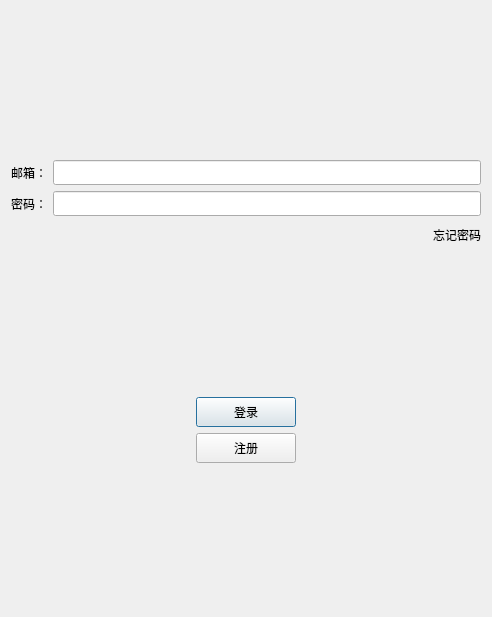
<?xml version="1.0" encoding="UTF-8"?>
<ui version="4.0">
 <class>LoginDialog</class>
 <widget class="QDialog" name="LoginDialog">
  <property name="geometry">
   <rect>
    <x>0</x>
    <y>0</y>
    <width>492</width>
    <height>617</height>
   </rect>
  </property>
  <property name="windowTitle">
   <string>Dialog</string>
  </property>
  <layout class="QVBoxLayout" name="verticalLayout_2">
   <item>
    <layout class="QVBoxLayout" name="verticalLayout">
     <item>
      <widget class="QWidget" name="widget" native="true">
       <layout class="QGridLayout" name="gridLayout">
        <item row="2" column="0">
         <widget class="QLabel" name="head_label">
          <property name="text">
           <string/>
          </property>
          <property name="pixmap">
           <pixmap resource="rc.qrc">:/res/ice.png</pixmap>
          </property>
          <property name="alignment">
           <set>Qt::AlignmentFlag::AlignCenter</set>
          </property>
         </widget>
        </item>
        <item row="0" column="0">
         <spacer name="verticalSpacer_2">
          <property name="orientation">
           <enum>Qt::Orientation::Vertical</enum>
          </property>
          <property name="sizeType">
           <enum>QSizePolicy::Policy::Fixed</enum>
          </property>
          <property name="sizeHint" stdset="0">
           <size>
            <width>20</width>
            <height>40</height>
           </size>
          </property>
         </spacer>
        </item>
        <item row="3" column="0">
         <spacer name="verticalSpacer">
          <property name="orientation">
           <enum>Qt::Orientation::Vertical</enum>
          </property>
          <property name="sizeHint" stdset="0">
           <size>
            <width>20</width>
            <height>40</height>
           </size>
          </property>
         </spacer>
        </item>
        <item row="1" column="0">
         <widget class="QLabel" name="errTip">
          <property name="minimumSize">
           <size>
            <width>0</width>
            <height>20</height>
           </size>
          </property>
          <property name="maximumSize">
           <size>
            <width>16777215</width>
            <height>20</height>
           </size>
          </property>
          <property name="text">
           <string/>
          </property>
          <property name="alignment">
           <set>Qt::AlignmentFlag::AlignCenter</set>
          </property>
         </widget>
        </item>
       </layout>
      </widget>
     </item>
     <item>
      <layout class="QHBoxLayout" name="horizontalLayout">
       <item>
        <widget class="QLabel" name="emailLabel">
         <property name="minimumSize">
          <size>
           <width>0</width>
           <height>25</height>
          </size>
         </property>
         <property name="maximumSize">
          <size>
           <width>16777215</width>
           <height>25</height>
          </size>
         </property>
         <property name="text">
          <string>邮箱：</string>
         </property>
        </widget>
       </item>
       <item>
        <widget class="QLineEdit" name="emailEdit">
         <property name="minimumSize">
          <size>
           <width>0</width>
           <height>25</height>
          </size>
         </property>
         <property name="maximumSize">
          <size>
           <width>16777215</width>
           <height>25</height>
          </size>
         </property>
        </widget>
       </item>
      </layout>
     </item>
     <item>
      <layout class="QHBoxLayout" name="horizontalLayout_2">
       <item>
        <widget class="QLabel" name="pwdLable">
         <property name="minimumSize">
          <size>
           <width>0</width>
           <height>25</height>
          </size>
         </property>
         <property name="maximumSize">
          <size>
           <width>16777215</width>
           <height>25</height>
          </size>
         </property>
         <property name="text">
          <string>密码：</string>
         </property>
        </widget>
       </item>
       <item>
        <widget class="QLineEdit" name="pwdEdit">
         <property name="minimumSize">
          <size>
           <width>0</width>
           <height>25</height>
          </size>
         </property>
         <property name="maximumSize">
          <size>
           <width>16777215</width>
           <height>25</height>
          </size>
         </property>
        </widget>
       </item>
      </layout>
     </item>
     <item>
      <layout class="QHBoxLayout" name="horizontalLayout_4">
       <item>
        <spacer name="horizontalSpacer">
         <property name="orientation">
          <enum>Qt::Orientation::Horizontal</enum>
         </property>
         <property name="sizeHint" stdset="0">
          <size>
           <width>40</width>
           <height>20</height>
          </size>
         </property>
        </spacer>
       </item>
       <item>
        <widget class="ClickedLabel" name="forgetLable">
         <property name="minimumSize">
          <size>
           <width>0</width>
           <height>25</height>
          </size>
         </property>
         <property name="maximumSize">
          <size>
           <width>16777215</width>
           <height>25</height>
          </size>
         </property>
         <property name="text">
          <string>忘记密码</string>
         </property>
        </widget>
       </item>
      </layout>
     </item>
     <item>
      <spacer name="verticalSpacer_4">
       <property name="orientation">
        <enum>Qt::Orientation::Vertical</enum>
       </property>
       <property name="sizeHint" stdset="0">
        <size>
         <width>20</width>
         <height>40</height>
        </size>
       </property>
      </spacer>
     </item>
     <item>
      <layout class="QHBoxLayout" name="horizontalLayout_5">
       <item>
        <spacer name="horizontalSpacer_4">
         <property name="orientation">
          <enum>Qt::Orientation::Horizontal</enum>
         </property>
         <property name="sizeHint" stdset="0">
          <size>
           <width>40</width>
           <height>20</height>
          </size>
         </property>
        </spacer>
       </item>
       <item>
        <widget class="QPushButton" name="loginBtn">
         <property name="minimumSize">
          <size>
           <width>100</width>
           <height>30</height>
          </size>
         </property>
         <property name="maximumSize">
          <size>
           <width>100</width>
           <height>30</height>
          </size>
         </property>
         <property name="text">
          <string>登录</string>
         </property>
        </widget>
       </item>
       <item>
        <spacer name="horizontalSpacer_5">
         <property name="orientation">
          <enum>Qt::Orientation::Horizontal</enum>
         </property>
         <property name="sizeHint" stdset="0">
          <size>
           <width>40</width>
           <height>20</height>
          </size>
         </property>
        </spacer>
       </item>
      </layout>
     </item>
     <item>
      <layout class="QHBoxLayout" name="horizontalLayout_6">
       <item>
        <spacer name="horizontalSpacer_3">
         <property name="orientation">
          <enum>Qt::Orientation::Horizontal</enum>
         </property>
         <property name="sizeHint" stdset="0">
          <size>
           <width>40</width>
           <height>20</height>
          </size>
         </property>
        </spacer>
       </item>
       <item>
        <widget class="QPushButton" name="registerBtn">
         <property name="minimumSize">
          <size>
           <width>100</width>
           <height>30</height>
          </size>
         </property>
         <property name="maximumSize">
          <size>
           <width>100</width>
           <height>30</height>
          </size>
         </property>
         <property name="text">
          <string>注册</string>
         </property>
        </widget>
       </item>
       <item>
        <spacer name="horizontalSpacer_2">
         <property name="orientation">
          <enum>Qt::Orientation::Horizontal</enum>
         </property>
         <property name="sizeHint" stdset="0">
          <size>
           <width>40</width>
           <height>20</height>
          </size>
         </property>
        </spacer>
       </item>
      </layout>
     </item>
     <item>
      <spacer name="verticalSpacer_3">
       <property name="orientation">
        <enum>Qt::Orientation::Vertical</enum>
       </property>
       <property name="sizeHint" stdset="0">
        <size>
         <width>20</width>
         <height>40</height>
        </size>
       </property>
      </spacer>
     </item>
    </layout>
   </item>
  </layout>
 </widget>
 <customwidgets>
  <customwidget>
   <class>ClickedLabel</class>
   <extends>QLabel</extends>
   <header>clickedlabel.h</header>
  </customwidget>
 </customwidgets>
 <resources>
  <include location="rc.qrc"/>
 </resources>
 <connections/>
</ui>
